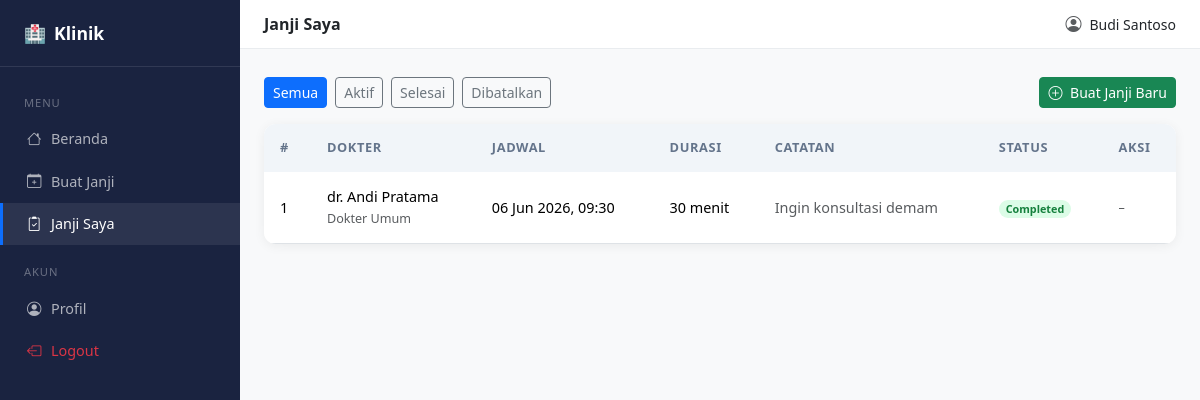
/user/appointments.php (signed in), run on an earlier commit of the app's database.
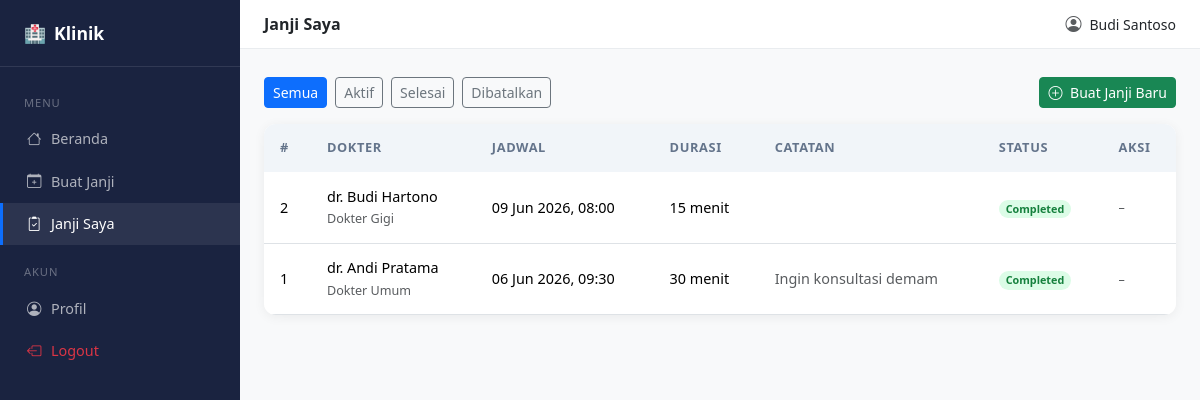
And on a later commit of the database.
### tables this page shows
CREATE TABLE `appointments` (
  `id` int(10) UNSIGNED NOT NULL,
  `patient_id` int(10) UNSIGNED NOT NULL,
  `slot_id` int(10) UNSIGNED NOT NULL,
  `booking_time` datetime NOT NULL DEFAULT current_timestamp(),
  `status` enum('booked','cancelled','completed') NOT NULL DEFAULT 'booked',
  `notes` text DEFAULT NULL
);

CREATE TABLE `doctors` (
  `id` int(10) UNSIGNED NOT NULL,
  `full_name` varchar(100) NOT NULL,
  `specialization` varchar(100) DEFAULT NULL,
  `license_number` varchar(50) NOT NULL,
  `is_active` tinyint(1) NOT NULL DEFAULT 1,
  `deleted_at` datetime DEFAULT NULL
);

CREATE TABLE `time_slots` (
  `id` int(10) UNSIGNED NOT NULL,
  `doctor_id` int(10) UNSIGNED NOT NULL,
  `slot_datetime` datetime NOT NULL,
  `duration_minutes` smallint(5) UNSIGNED NOT NULL DEFAULT 30,
  `is_booked` tinyint(1) NOT NULL DEFAULT 0,
  `created_at` datetime NOT NULL DEFAULT current_timestamp()
);

### user/appointments.php (the view, shortened to what this page needs)
<?php
require_once '../config/config.php';
require_once '../includes/layout_user.php';
$filterStatus = $_GET['status'] ?? '';
$pid = $_SESSION['user_id'];
$w   = $filterStatus ? "AND a.status = ?" : "";
$p   = $filterStatus ? [$pid, $filterStatus] : [$pid];
$stmt = $pdo->prepare(
    "SELECT a.id, a.status, a.notes, a.booking_time,
            d.full_name AS doctor, d.specialization,
            ts.slot_datetime, ts.duration_minutes
     FROM appointments a
     JOIN time_slots ts ON ts.id = a.slot_id
     JOIN doctors d     ON d.id  = ts.doctor_id
     WHERE a.patient_id = ? $w
     ORDER BY ts.slot_datetime DESC"
);
$stmt->execute($p);
$appointments = $stmt->fetchAll();
?>
<div class="mb-3 d-flex gap-2 flex-wrap">
  <?php
  $statuses = ['' => 'Semua', 'booked' => 'Aktif', 'completed' => 'Selesai', 'cancelled' => 'Dibatalkan'];
  foreach ($statuses as $val => $label):
      $active = $filterStatus === $val ? 'btn-primary' : 'btn-outline-secondary';
  ?>
  <a href="?status=<?= $val ?>" class="btn btn-sm <?= $active ?>"><?= $label ?></a>
  <?php endforeach; ?>
  <a href="<?= BASE_URL ?>/user/booking.php" class="btn btn-sm btn-success ms-auto">
    <i class="bi bi-plus-circle me-1"></i> Buat Janji Baru
  </a>
</div>
<div class="card table-card">
  <div class="table-responsive">
    <table class="table table-hover">
      <thead>
        <tr><th>#</th><th>Dokter</th><th>Jadwal</th><th>Durasi</th><th>Catatan</th><th>Status</th><th>Aksi</th></tr>
      </thead>
      <tbody>
      <?php foreach ($appointments as $a): ?>
      <tr>
        <td><?= $a['id'] ?></td>
        <td>
          <div><?= htmlspecialchars($a['doctor']) ?></div>
          <small class="text-muted"><?= htmlspecialchars($a['specialization'] ?? '') ?></small>
        </td>
        <td><?= date('d M Y, H:i', strtotime($a['slot_datetime'])) ?></td>
        <td><?= $a['duration_minutes'] ?> menit</td>
        <td class="text-muted small"><?= htmlspecialchars($a['notes'] ?? '-') ?></td>
        <td>
          <span class="badge rounded-pill badge-<?= $a['status'] ?>">
            <?= ucfirst($a['status']) ?>
          </span>
        </td>
        <td>
          <?php
          $isFuture = strtotime($a['slot_datetime']) > time();
          if ($a['status'] === 'booked' && $isFuture): ?>
          <form method="post" class="d-inline"
                onsubmit="return confirm('Batalkan janji ini?')">
            <input type="hidden" name="action" value="cancel">
            <input type="hidden" name="id" value="<?= $a['id'] ?>">
            <button class="btn btn-sm btn-outline-danger">
              <i class="bi bi-x-circle me-1"></i>Batalkan
            </button>
          </form>
          <?php else: ?>
          <span class="text-muted small">–</span>
          <?php endif; ?>
        </td>
      </tr>
      <?php endforeach; ?>
      </tbody>
    </table>
  </div>
</div>
<?php require_once '../includes/layout_user_end.php'; ?>

What changed in the data, as far as the page shows it:
added appointments: id "2", doctors.full_name "dr. Budi Hartono", doctors.specialization "Dokter Gigi", slot.slot_datetime "09 Jun 2026, 08:00", slot.duration_minutes "15", status "Completed"
